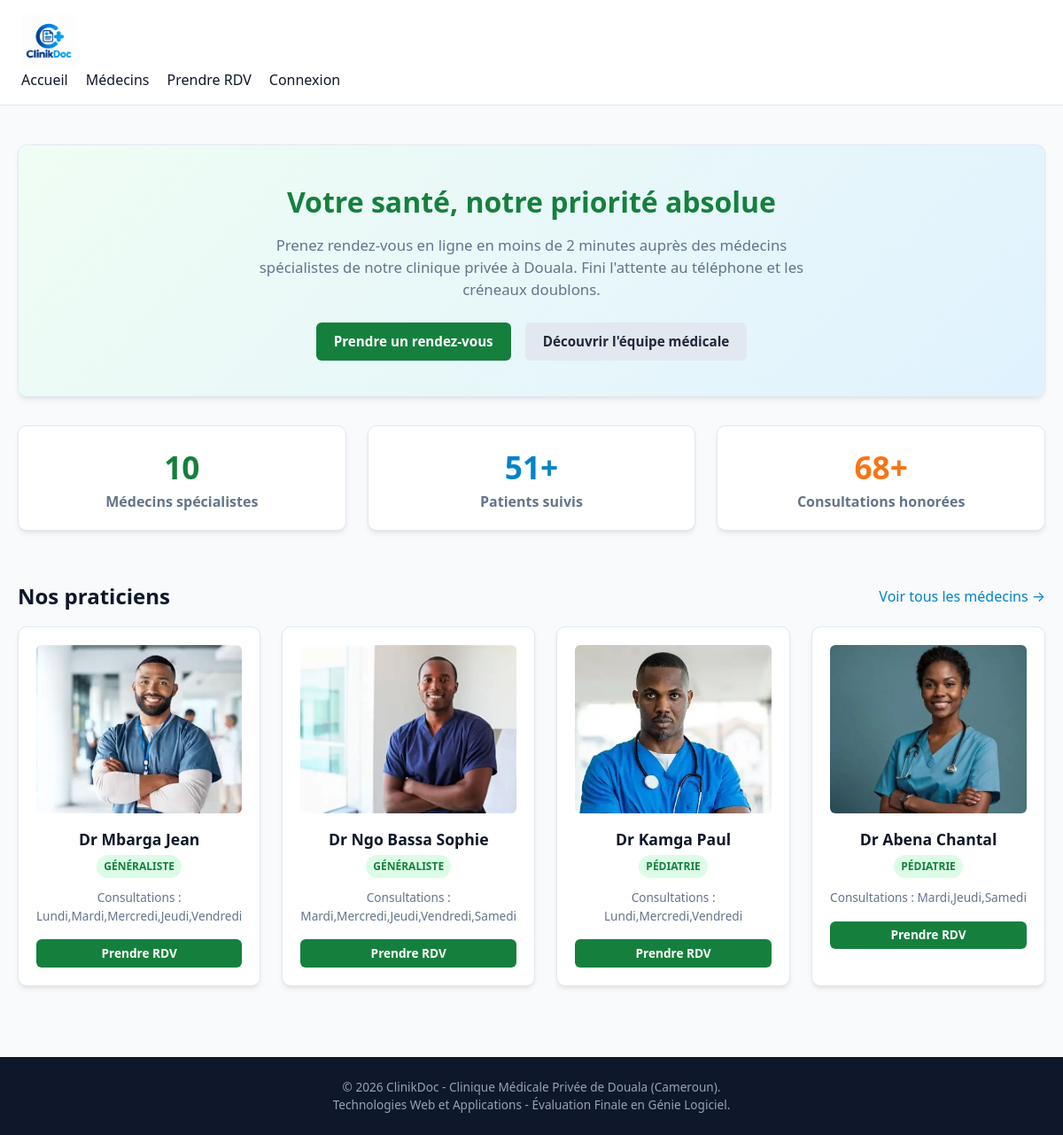
The page / on the database its author committed.
### tables this page shows
CREATE TABLE medecins (
    id INTEGER PRIMARY KEY AUTOINCREMENT,
    nom TEXT NOT NULL,
    specialite TEXT NOT NULL CHECK (specialite IN ('Généraliste', 'Pédiatrie', 'Gynécologie', 'Cardiologie')),
    photo TEXT NOT NULL DEFAULT 'default_doc.png',
    jours_consultation TEXT NOT NULL, -- Ex: 'Lundi,Mardi,Jeudi'
    actif INTEGER NOT NULL DEFAULT 1 CHECK (actif IN (0, 1))
, login TEXT, empreinte TEXT);

### app.py (the view)
@app.route("/")
def index():
    db = get_db()
    nb_medecins = db.execute("SELECT COUNT(*) FROM medecins WHERE actif = 1").fetchone()[0]
    nb_patients = db.execute("SELECT COUNT(*) FROM patients").fetchone()[0]
    nb_rdv = db.execute("SELECT COUNT(*) FROM rendez_vous WHERE statut = 'effectué'").fetchone()[0]
    medecins = db.execute("SELECT * FROM medecins WHERE actif = 1 LIMIT 4").fetchall()
    return render_template("index.html",
                           nb_medecins=nb_medecins,
                           nb_patients=nb_patients,
                           nb_rdv=nb_rdv,
                           medecins=medecins)

### app.py (called while the page is built, shortened)
def get_db():
    if "db" not in g:
        g.db = sqlite3.connect(app.config["DATABASE"])
        g.db.row_factory = sqlite3.Row  # Accès aux colonnes par leur nom
        g.db.execute("PRAGMA foreign_keys = ON;")
        colonnes = {row["name"] for row in g.db.execute("PRAGMA table_info(medecins)")}
        if "login" not in colonnes:
            g.db.execute("ALTER TABLE medecins ADD COLUMN login TEXT")
        if "empreinte" not in colonnes:
            g.db.execute("ALTER TABLE medecins ADD COLUMN empreinte TEXT")
        g.db.execute(
            "CREATE UNIQUE INDEX IF NOT EXISTS idx_medecins_login ON medecins(login) WHERE login IS NOT NULL"
        )
    return g.db

@app.teardown_appcontext
def fermer_db(exception=None):
    db = g.pop("db", None)
    if db is not None:
        db.close()

### templates/index.html (shortened to what this page needs)
{% extends "base.html" %}
{% block contenu %}
<section class="card" style="text-align: center; padding: 2.5rem 1rem; background: linear-gradient(135deg, #f0fdf4 0%, #e0f2fe 100%);">
  <h1 style="font-size: 2rem; color: var(--primary); margin-bottom: 0.75rem;">Votre santé, notre priorité absolue</h1>
  <p style="color: var(--text-muted); max-width: 650px; margin: 0 auto 1.5rem auto; font-size: 1.05rem;">
    Prenez rendez-vous en ligne en moins de 2 minutes auprès des médecins spécialistes de notre clinique privée à Douala. Fini l'attente au téléphone et les créneaux doublons.
  </p>
  <div style="display: flex; gap: 1rem; justify-content: center; flex-wrap: wrap;">
    <a href="{{ url_for('reserver') }}" class="btn btn-primary">Prendre un rendez-vous</a>
    <a href="{{ url_for('medecins') }}" class="btn btn-secondary">Découvrir l'équipe médicale</a>
  </div>
</section>
<section style="margin: 2rem 0;">
  <div class="grid-3">
    <div class="card" style="text-align: center;">
      <div style="font-size: 2.2rem; font-weight: 800; color: var(--primary);">{{ nb_medecins }}</div>
      <p style="color: var(--text-muted); font-weight: 600;">Médecins spécialistes</p>
    </div>
    <div class="card" style="text-align: center;">
      <div style="font-size: 2.2rem; font-weight: 800; color: var(--secondary);">{{ nb_patients }}+</div>
      <p style="color: var(--text-muted); font-weight: 600;">Patients suivis</p>
    </div>
    <div class="card" style="text-align: center;">
      <div style="font-size: 2.2rem; font-weight: 800; color: var(--accent);">{{ nb_rdv }}+</div>
      <p style="color: var(--text-muted); font-weight: 600;">Consultations honorées</p>
    </div>
  </div>
</section>
<section style="margin-bottom: 2rem;">
  <div style="display: flex; justify-content: space-between; align-items: center; margin-bottom: 1rem;">
    <h2>Nos praticiens</h2>
    <a href="{{ url_for('medecins') }}">Voir tous les médecins &rarr;</a>
  </div>
  <div class="grid-4">
    {% set portraits = ['OIP.webp', 'OIP (1).webp', 'OIP (2).webp', 'OIP (3).webp'] %}
    {% for medecin in medecins %}
      <div class="card" style="text-align: center;">
        <img class="doctor-photo" src="{{ url_for('static', filename='images/' ~ portraits[(medecin.id - 1) % portraits|length]) }}" alt="Portrait de {{ medecin.nom }}">
        <h3 style="font-size: 1.1rem; margin-bottom: 0.25rem;">{{ medecin.nom }}</h3>
        <span class="badge" style="background-color: var(--primary-light); color: var(--primary); margin-bottom: 0.75rem;">
          {{ medecin.specialite }}
        </span>
        <p style="font-size: 0.85rem; color: var(--text-muted); margin-bottom: 1rem;">
          Consultations : {{ medecin.jours_consultation }}
        </p>
        <a href="{{ url_for('reserver', medecin_id=medecin.id) }}" class="btn btn-sm btn-primary" style="width: 100%;">
          Prendre RDV
        </a>
      </div>
    {% endfor %}
  </div>
</section>
{% endblock %}

### public/static/css/style.css (style rules this page uses)
:root { --primary: #15803d; --primary-hover: #166534; --primary-light: #dcfce7; --secondary: #0284c7; --accent: #f97316; --bg-page: #f8fafc; --bg-card: #ffffff; --text-main: #0f172a; --text-muted: #64748b; --border-color: #e2e8f0; --danger: #dc2626; --danger-light: #fee2e2; --success: #16a34a; --radius-sm: 6px; --radius-md: 10px; --shadow: 0 4px 6px -1px rgba(0, 0, 0, 0.08), 0 2px 4px -2px rgba(0, 0, 0, 0.05); }
*, *::before, *::after { box-sizing: border-box; margin: 0; padding: 0; }
body { font-family: system-ui, -apple-system, "Segoe UI", Roboto, Helvetica, Arial, sans-serif; background-color: var(--bg-page); color: var(--text-main); line-height: 1.5; display: flex; flex-direction: column; min-height: 100vh; }
img { max-width: 100%; height: auto; display: block; }
a { color: var(--secondary); text-decoration: none; }
.doctor-photo { width: 100%; height: 190px; object-fit: cover; object-position: center 30%; border-radius: var(--radius-sm); margin-bottom: 1rem; }
.btn { display: inline-block; padding: 0.65rem 1.25rem; font-size: 0.95rem; font-weight: 600; border-radius: var(--radius-sm); border: none; cursor: pointer; text-align: center; transition: background-color 0.15s ease-in-out; }
.btn-primary { background-color: var(--primary); color: #ffffff; }
.btn-secondary { background-color: #e2e8f0; color: #1e293b; }
.btn-sm { padding: 0.35rem 0.65rem; font-size: 0.85rem; }
.card { background-color: var(--bg-card); border: 1px solid var(--border-color); border-radius: var(--radius-md); padding: 1.25rem; box-shadow: var(--shadow); margin-bottom: 1.5rem; }
.badge { display: inline-block; padding: 0.25rem 0.5rem; font-size: 0.75rem; font-weight: 700; text-transform: uppercase; border-radius: 9999px; }
@media (min-width: 1024px) { .grid-3 { display: grid; grid-template-columns: repeat(3, 1fr); gap: 1.5rem; } }
@media (min-width: 1024px) { .grid-4 { display: grid; grid-template-columns: repeat(4, 1fr); gap: 1.5rem; } }

### rows shown on the page
medecins: shows a picture, nom "Dr Mbarga Jean", specialite "GÉNÉRALISTE", jours_consultation "Lundi,Mardi,Mercredi,Jeudi,Vendredi"
medecins: shows a picture, nom "Dr Ngo Bassa Sophie", specialite "GÉNÉRALISTE", jours_consultation "Mardi,Mercredi,Jeudi,Vendredi,Samedi"
medecins: shows a picture, nom "Dr Kamga Paul", specialite "PÉDIATRIE", jours_consultation "Lundi,Mercredi,Vendredi"
medecins: shows a picture, nom "Dr Abena Chantal", specialite "PÉDIATRIE", jours_consultation "Mardi,Jeudi,Samedi"

### other values the page prints
{{ nb_medecins }} "10"
{{ nb_patients }} "51"
{{ nb_rdv }} "68"
